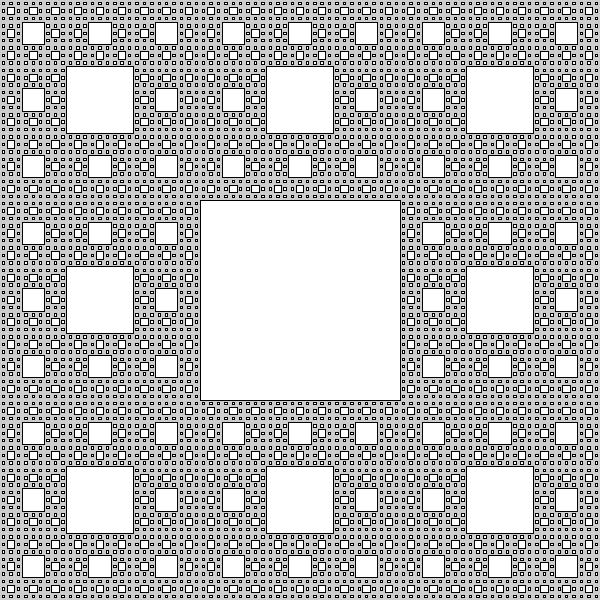
Frame 1 (no input)
Frame 2 (the mouse pressed at the canvas centre, redrawn once): identical to frame 1, image omitted

The Processing sketch that drew this single still picture (run headless with seeded random() and noise(); the mouse was pressed at the canvas centre and the sketch redrawn once):

// Processing sketch: sk_recursive_carpet
// ── sk_recursive_carpet.pde
void setup()
{
  size( 600, 600 );
  noLoop();  // アニメーションしない
}

void draw()
{
  drawCarpet( width/2, height/2, width, height, 5 );  // 最初の再帰呼び出し
}

/**
  再帰関数：矩形を9つの小さな矩形に再帰的に分割する．
*/
void drawCarpet( float fCenterX, float fCenterY, float fWidth, float fHeight, int iLevel )
{  
  if( iLevel > 0 )
  {
    // 中央に描画する矩形の大きさ
    float fRectW = fWidth/3;
    float fRectH = fHeight/3;
    
    // 矩形描画
    rectMode( CENTER );  // 矩形の座標を中心点で指定する
    rect( fCenterX, fCenterY, fRectW, fRectH );

    // 再帰呼び出し
    drawCarpet( fCenterX - fRectW, fCenterY - fRectH, fRectW, fRectH, iLevel - 1 );
    drawCarpet( fCenterX, fCenterY - fRectH, fRectW, fRectH, iLevel - 1 );
    drawCarpet( fCenterX + fRectW, fCenterY - fRectH, fRectW, fRectH, iLevel - 1 );
    drawCarpet( fCenterX - fRectW, fCenterY, fRectW, fRectH, iLevel - 1 );
    drawCarpet( fCenterX + fRectW, fCenterY, fRectW, fRectH, iLevel - 1 );
    drawCarpet( fCenterX - fRectW, fCenterY + fRectH, fRectW, fRectH, iLevel - 1 );
    drawCarpet( fCenterX, fCenterY + fRectH, fRectW, fRectH, iLevel - 1 );
    drawCarpet( fCenterX + fRectW, fCenterY + fRectH, fRectW, fRectH, iLevel - 1 );
  }
}
